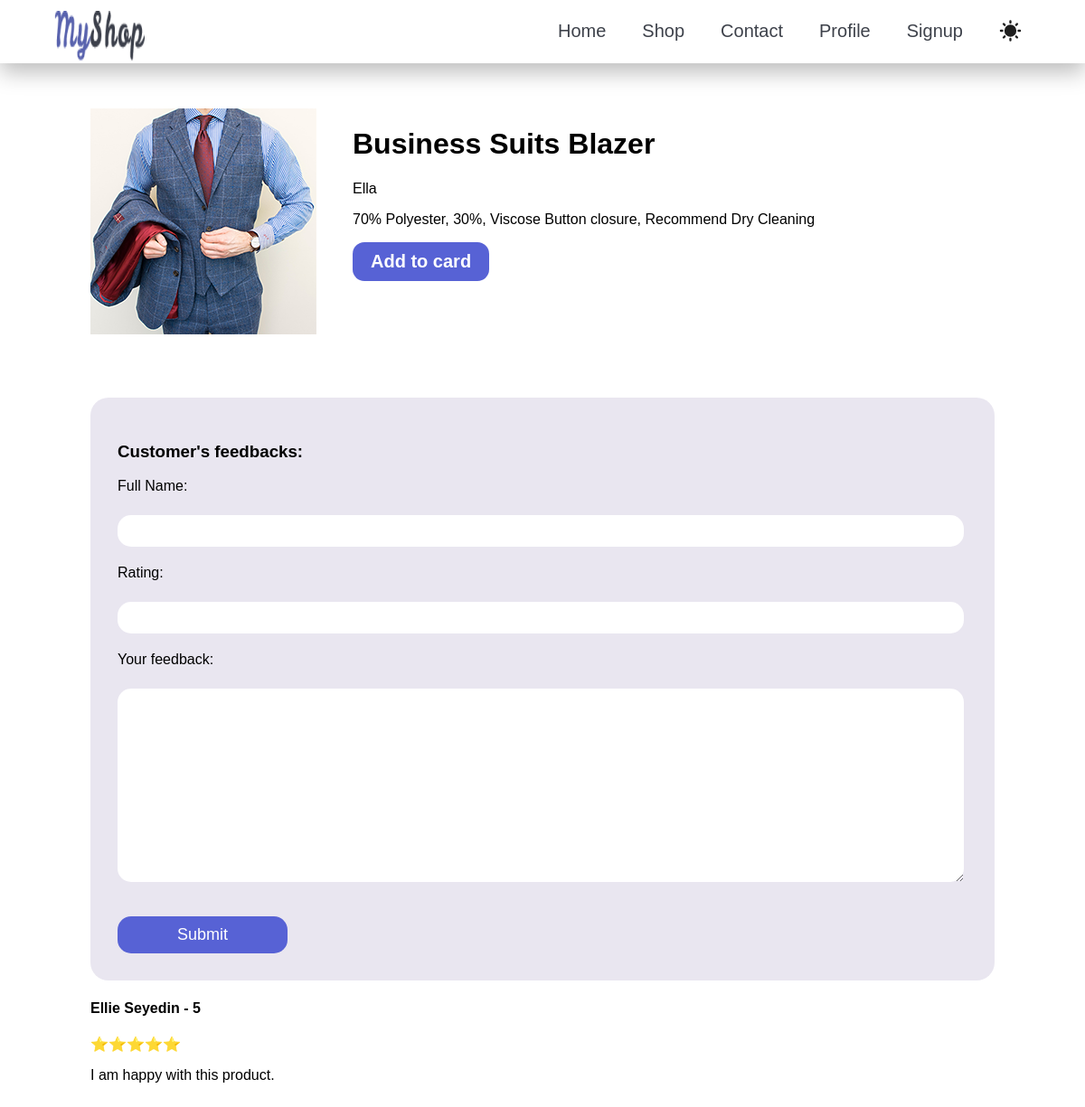
The page /products/Ella/2 on the database its author committed.
### products/models.py (models this page shows, shortened)
class Product(models.Model):
    title = models.CharField(max_length=40)
    description = models.TextField(blank=True)
    category = models.ManyToManyField(Category, blank=True)
    image = models.ImageField(blank=True, upload_to="upload-img")
    price = models.PositiveIntegerField()
    brand = models.ForeignKey(Brand, on_delete=models.CASCADE, null=True, related_name="prd")
    slug = models.SlugField(blank=True)
    is_best_seller = models.BooleanField(default=False)
    suggestion = models.ManyToManyField('self', blank=True)

class Brand(models.Model):
    title = models.CharField(max_length=70)
    logo =  models.ImageField()
    address = models.OneToOneField(Address, on_delete=models.CASCADE, null =True)

class Feedback(models.Model):
   name = models.CharField(max_length=40)
   rating = models.PositiveIntegerField()
   product = models.ForeignKey(Product, on_delete= models.CASCADE)
   text = models.TextField()

### products/views.py (the view, shortened to what this page needs)
# urls.py: path('products/<product_brand>/<product_slug>', views.ProductPageView.as_view(), name="product_page")
class ProductPageView(View):
    def get(self, request, product_brand, product_slug):
         product = Product.objects.get(slug = product_slug)
         if Feedback.objects.filter(product=product, id=1).exists():
            my_feedback = Feedback.objects.get(product = product, id=1)
            form = FeedbackForm(instance = my_feedback)
         else:
            form = FeedbackForm()
         reviews = Feedback.objects.filter(product = product)
         return render(request, "products/product.html", {
         "product":product,
          "form":form,
          "reviews":reviews
    })

### products/forms.py
class FeedbackForm(forms.ModelForm):
    class Meta:
        model = Feedback
        fields = ['name', 'rating', 'text']
        labels = {'name': 'Full Name', 'text':'Your feedback'}

### products/templates/products/product.html (shortened to what this page needs)
{% extends 'base.html' %}
{% load static %}
{% block css  %}{% static "products/product.css" %}{% endblock %}
{% block body %}
    {% include "includes/nav.html" %}
    <div id="product-main-con">
        <main>
        <img src="{{product.image.url}}">
        <div>
            <h1>{{product.title}}</h1>
            <p>{{product.brand.title}}</p>
            <p>{{product.description}}</p>
            <button>Add to card</button>
        </div>
        </main>
        <section id="feedback">
            <h3>Customer's feedbacks:</h3>
            <form method="POST">
                {% for field in form %}
                    {{field.label_tag}}<br>
                    {{field}}
                {%endfor%}
                <br>
                <button type="Submit">Submit</button>
            </form>
        </section>
        <section>
            {% for review in reviews %}
               <h4>{{review.name}} - {{review.rating}}</h4>
                    {% if review.rating == 5 %} ⭐⭐⭐⭐⭐
                    {% elif review.rating == 4 %} ⭐⭐⭐⭐
                    {% elif review.rating == 3 %} ⭐⭐⭐
                    {% elif review.rating == 2 %} ⭐⭐
                    {% else %} ⭐
                    {% endif %}
               <p>{{review.text}}</p>
               <br>
            {% endfor %}
        </section>
        </div>
{% endblock %}

### products/static/products/product.css (style rules this page uses)
body { font-family: Arial, Helvetica, sans-serif; margin: 0; }
#product-main-con { width: 1000px;margin:50px auto; }
#product-main-con main { display: flex; width: 100%; column-gap: 40px; }
#product-main-con main button { background-color: #5762D5; font-size: 20px; color: white; font-weight: bold; border: none; padding: 10px 20px; border-radius: 13px; cursor: pointer; transition-duration: 0.3s; }
#feedback { padding: 30px; background-color: #E9E6F0; border-radius: 20px; margin-top: 70px; }
#feedback input, #feedback textarea { width: 97%; display: block; font-size: 18px; padding: 7px 12px; margin-bottom: 20px; border: none; border-radius: 15px; }
#feedback label { font-weight: 300; display: block; margin-bottom: 5px; }
#feedback button { border: none; border-radius: 15px; background-color: #5762D5; color: white; font-size: 18px; padding: 10px 30px; width: 20%; cursor: pointer; transition-duration: 0.3s; }

### rows shown on the page
Product: image (picture), title "Business Suits Blazer", brand "Ella", description "70% Polyester, 30%, Viscose Button closure, Recommend Dry Cleaning"
Feedback: name "Ellie Seyedin", rating "5", text "I am happy with this product."

### other values the page prints
{{ field.label_tag }} "Full Name:" "Rating:" "Your feedback:"
